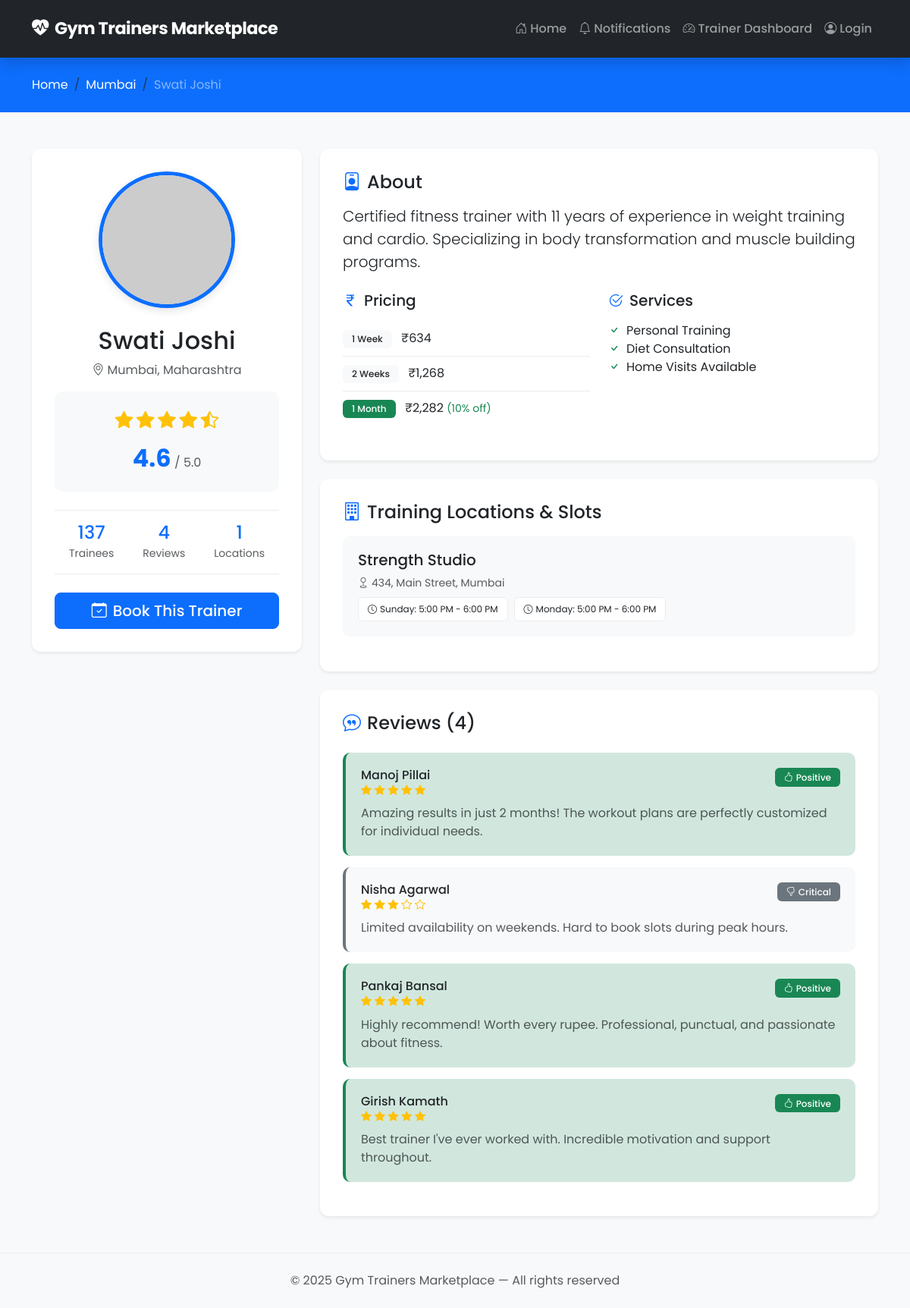
/trainer/1, run on the app's committed database.
### models.py (models this page shows)
class Trainer(db.Model):
    __tablename__ = 'trainers'
    id = db.Column(db.Integer, primary_key=True)
    name = db.Column(db.String(100), nullable=False)
    email = db.Column(db.String(100), nullable=False)
    phone = db.Column(db.String(20), nullable=False)
    photo_url = db.Column(db.String(255), default='')
    intro = db.Column(db.Text, nullable=False)
    rating = db.Column(db.Float, default=4.0)
    number_of_gymers = db.Column(db.Integer, default=0)
    base_week_price = db.Column(db.Integer, nullable=False)
    base_month_price = db.Column(db.Integer, nullable=False)
    home_service = db.Column(db.Boolean, default=False)
    state = db.Column(db.String(100), nullable=False)
    city = db.Column(db.String(100), nullable=False)
    passcode = db.Column(db.String(10), nullable=False)
    created_at = db.Column(db.DateTime, default=datetime.utcnow)
    gyms = db.relationship('Gym', backref='trainer', lazy=True, cascade='all, delete-orphan')
    reviews = db.relationship('Review', backref='trainer', lazy=True, cascade='all, delete-orphan')
    bookings = db.relationship('Booking', backref='trainer', lazy=True, cascade='all, delete-orphan')
    @property
    def is_top_pro(self):
        return self.rating >= 4.7
    def get_star_rating(self):
        rounded = round(self.rating * 2) / 2
        full_stars = int(rounded)
        half_star = rounded - full_stars >= 0.5
        empty_stars = 5 - full_stars - (1 if half_star else 0)
        return full_stars, half_star, empty_stars

class Gym(db.Model):
    __tablename__ = 'gyms'
    id = db.Column(db.Integer, primary_key=True)
    name = db.Column(db.String(100), nullable=False)
    address = db.Column(db.String(255), nullable=False)
    trainer_id = db.Column(db.Integer, db.ForeignKey('trainers.id'), nullable=False)
    slots = db.relationship('Slot', backref='gym', lazy=True, cascade='all, delete-orphan')

class Slot(db.Model):
    __tablename__ = 'slots'
    id = db.Column(db.Integer, primary_key=True)
    day = db.Column(db.String(20), nullable=False)
    start_time = db.Column(db.String(10), nullable=False)
    end_time = db.Column(db.String(10), nullable=False)
    gym_id = db.Column(db.Integer, db.ForeignKey('gyms.id'), nullable=False)

class Review(db.Model):
    __tablename__ = 'reviews'
    id = db.Column(db.Integer, primary_key=True)
    reviewer_name = db.Column(db.String(100), nullable=False)
    rating = db.Column(db.Integer, nullable=False)
    comment = db.Column(db.Text, nullable=False)
    is_positive = db.Column(db.Boolean, default=True)
    trainer_id = db.Column(db.Integer, db.ForeignKey('trainers.id'), nullable=False)
    created_at = db.Column(db.DateTime, default=datetime.utcnow)

### app.py (the view)
@app.route('/trainer/<int:trainer_id>')
def trainer_profile(trainer_id):
    trainer = Trainer.query.get_or_404(trainer_id)
    reviews = Review.query.filter_by(trainer_id=trainer_id).all()
    sorted_reviews = []
    positive = [r for r in reviews if r.is_positive]
    negative = [r for r in reviews if not r.is_positive]
    while positive or negative:
        if positive:
            sorted_reviews.append(positive.pop(0))
        if negative:
            sorted_reviews.append(negative.pop(0))
    booking = None
    if 'booking_id' in session:
        booking = Booking.query.get(session['booking_id'])
        if booking and booking.paid_status and booking.trainer_id == trainer_id:
            pass
        else:
            booking = None
    return render_template('trainer.html',
                         trainer=trainer,
                         reviews=sorted_reviews,
                         booking=booking)

### app.py (called while the page is built)
@app.template_filter('format_price')
def format_price(value):
    return f"₹{value:,}"

### templates/trainer.html (shortened to what this page needs)
{% extends "base.html" %}
{% block content %}
<section class="py-4 bg-primary text-white">
    <div class="container">
        <nav aria-label="breadcrumb">
            <ol class="breadcrumb mb-0">
                <li class="breadcrumb-item"><a href="{{ url_for('index') }}" class="text-white">Home</a></li>
                <li class="breadcrumb-item"><a href="{{ url_for('search', state=trainer.state, city=trainer.city) }}" class="text-white">{{ trainer.city }}</a></li>
                <li class="breadcrumb-item active text-white-50">{{ trainer.name }}</li>
            </ol>
        </nav>
    </div>
</section>
<section class="py-5">
    <div class="container">
        <div class="row">
            <div class="col-lg-4 mb-4">
                <div class="trainer-profile-card">
                    <div class="text-center mb-4">
                        <img src="{{ trainer.photo_url }}" alt="{{ trainer.name }}" class="trainer-profile-img">
                    </div>
                    <h2 class="text-center mb-2">{{ trainer.name }}</h2>
                    <p class="text-center text-muted mb-3">
                        <i class="bi bi-geo-alt me-1"></i>{{ trainer.city }}, {{ trainer.state }}
                    </p>
                    <div class="rating-display text-center mb-4">
                        <div class="rating-stars mb-2">
                            {% set stars = trainer.get_star_rating() %}
                            {% for i in range(stars[0]) %}
                            <i class="bi bi-star-fill text-warning fs-4"></i>
                            {% endfor %}
                            {% if stars[1] %}
                            <i class="bi bi-star-half text-warning fs-4"></i>
                            {% endif %}
                        </div>
                        <span class="rating-number">{{ trainer.rating }}</span>
                        <span class="text-muted">/ 5.0</span>
                    </div>
                    <div class="trainer-stats d-flex justify-content-around text-center mb-4">
                        <div>
                            <h4 class="mb-0 text-primary">{{ trainer.number_of_gymers }}</h4>
                            <small class="text-muted">Trainees</small>
                        </div>
                        <div>
                            <h4 class="mb-0 text-primary">{{ trainer.reviews|length }}</h4>
                            <small class="text-muted">Reviews</small>
                        </div>
                        <div>
                            <h4 class="mb-0 text-primary">{{ trainer.gyms|length }}</h4>
                            <small class="text-muted">Locations</small>
                        </div>
                    </div>
                    <a href="{{ url_for('book_trainer', trainer_id=trainer.id) }}" class="btn btn-primary btn-lg w-100">
                        <i class="bi bi-calendar-check me-2"></i>Book This Trainer
                    </a>
                </div>
            </div>
            <div class="col-lg-8">
                <div class="trainer-details-card mb-4">
                    <h4 class="mb-3"><i class="bi bi-person-badge me-2 text-primary"></i>About</h4>
                    <p class="lead">{{ trainer.intro }}</p>
                    <div class="row mt-4">
                        <div class="col-md-6">
                            <h5 class="mb-3"><i class="bi bi-currency-rupee me-2 text-primary"></i>Pricing</h5>
                            <ul class="list-unstyled pricing-list">
                                <li><span class="badge bg-light text-dark me-2">1 Week</span> {{ trainer.base_week_price|format_price }}</li>
                                <li><span class="badge bg-light text-dark me-2">2 Weeks</span> {{ (trainer.base_week_price * 2)|format_price }}</li>
                                <li><span class="badge bg-success me-2">1 Month</span> {{ (trainer.base_month_price * 0.9)|int|format_price }} <small class="text-success">(10% off)</small></li>
                            </ul>
                        </div>
                        <div class="col-md-6">
                            <h5 class="mb-3"><i class="bi bi-check2-circle me-2 text-primary"></i>Services</h5>
                            <ul class="list-unstyled">
                                <li><i class="bi bi-check text-success me-2"></i>Personal Training</li>
                                <li><i class="bi bi-check text-success me-2"></i>Diet Consultation</li>
                                {% if trainer.home_service %}
                                <li><i class="bi bi-check text-success me-2"></i>Home Visits Available</li>
                                {% endif %}
                            </ul>
                        </div>
                    </div>
                </div>
                <div class="trainer-details-card mb-4">
                    <h4 class="mb-3"><i class="bi bi-building me-2 text-primary"></i>Training Locations & Slots</h4>
                    {% for gym in trainer.gyms %}
                    <div class="gym-card mb-3">
                        <h5 class="mb-2">{{ gym.name }}</h5>
                        <p class="text-muted small mb-2"><i class="bi bi-geo me-1"></i>{{ gym.address }}</p>
                        <div class="slots-container">
                            {% for slot in gym.slots %}
                            <span class="slot-badge">
                                <i class="bi bi-clock me-1"></i>{{ slot.day }}: {{ slot.start_time }} - {{ slot.end_time }}
                            </span>
                            {% endfor %}
                        </div>
                    </div>
                    {% endfor %}
                </div>
                <div class="trainer-details-card">
                    <h4 class="mb-4"><i class="bi bi-chat-quote me-2 text-primary"></i>Reviews ({{ reviews|length }})</h4>
                    {% for review in reviews %}
                    <div class="review-card {% if review.is_positive %}review-positive{% else %}review-negative{% endif %}">
                        <div class="d-flex justify-content-between align-items-start mb-2">
                            <div>
                                <h6 class="mb-0">{{ review.reviewer_name }}</h6>
                                <div class="rating-stars small">
                                    {% for i in range(review.rating) %}
                                    <i class="bi bi-star-fill text-warning"></i>
                                    {% endfor %}
                                    {% for i in range(5 - review.rating) %}
                                    <i class="bi bi-star text-warning"></i>
                                    {% endfor %}
                                </div>
                            </div>
                            {% if review.is_positive %}
                            <span class="badge bg-success"><i class="bi bi-hand-thumbs-up me-1"></i>Positive</span>
                            {% else %}
                            <span class="badge bg-secondary"><i class="bi bi-hand-thumbs-down me-1"></i>Critical</span>
                            {% endif %}
                        </div>
                        <p class="mb-0 text-muted">{{ review.comment }}</p>
                    </div>
                    {% endfor %}
                </div>
            </div>
        </div>
    </div>
</section>
{% endblock %}

### static/style.css (style rules this page uses)
:root { --primary-color: #0D6EFD; --primary-dark: #0956d0; --secondary-color: #6c757d; --success-color: #198754; --warning-color: #ffc107; --danger-color: #dc3545; --light-bg: #f8f9fa; --dark-bg: #212529; --white: #ffffff; --shadow-sm: 0 2px 4px rgba(0,0,0,0.08); --shadow-md: 0 4px 12px rgba(0,0,0,0.1); --shadow-lg: 0 8px 24px rgba(0,0,0,0.12); --border-radius: 12px; --transition: all 0.3s ease; }
* { font-family: 'Poppins', sans-serif; }
body { background-color: var(--light-bg); min-height: 100vh; display: flex; flex-direction: column; }
.rating-stars { color: var(--warning-color); }
.trainer-profile-card { background: var(--white); border-radius: var(--border-radius); padding: 30px; box-shadow: var(--shadow-sm); text-align: center; }
.trainer-profile-img { width: 180px; height: 180px; border-radius: 50%; object-fit: cover; border: 5px solid var(--primary-color); box-shadow: var(--shadow-md); }
.rating-display { background: var(--light-bg); padding: 20px; border-radius: 10px; }
.rating-number { font-size: 2rem; font-weight: 700; color: var(--primary-color); }
.trainer-stats { border-top: 1px solid #e9ecef; border-bottom: 1px solid #e9ecef; padding: 15px 0; }
.trainer-details-card { background: var(--white); border-radius: var(--border-radius); padding: 30px; box-shadow: var(--shadow-sm); }
.pricing-list li { padding: 10px 0; border-bottom: 1px solid #e9ecef; }
.pricing-list li:last-child { border-bottom: none; }
.gym-card { background: var(--light-bg); padding: 20px; border-radius: 10px; }
.slots-container { display: flex; flex-wrap: wrap; gap: 8px; }
.slot-badge { background: var(--white); padding: 6px 12px; border-radius: 6px; font-size: 12px; border: 1px solid #e9ecef; }
.review-card { padding: 20px; border-radius: 10px; margin-bottom: 15px; }
.review-positive { background: #d1e7dd; border-left: 4px solid var(--success-color); }
.review-negative { background: #f8f9fa; border-left: 4px solid var(--secondary-color); }
.btn-primary { background: var(--primary-color); border-color: var(--primary-color); font-weight: 500; transition: var(--transition); }
.badge { font-weight: 500; padding: 6px 12px; }
.breadcrumb-item a { text-decoration: none; }

### data on the page
Trainer: city "Mumbai", name "Swati Joshi", state "Maharashtra", rating "4.6", number_of_gymers "137", intro "Certified fitness trainer with 11 years of experience in weight training and cardio. Specializing in body transformation and muscle building programs.", base_week_price "₹634", (trainer.base_week_price*2)|format_price "₹1,268", (trainer.base_month_price*0.9)|int|format_price "₹2,282"
Gym: name "Strength Studio", address "434, Main Street, Mumbai"
Slot: day "Sunday", start_time "5:00 PM", end_time "6:00 PM"
Slot: day "Monday", start_time "5:00 PM", end_time "6:00 PM"
Review: reviewer_name "Manoj Pillai", rating 5 (drawn), is_positive True (drawn), comment "Amazing results in just 2 months! The workout plans are perfectly customized for individual needs."
Review: reviewer_name "Nisha Agarwal", rating 3 (drawn), is_positive False (drawn), comment "Limited availability on weekends. Hard to book slots during peak hours."
Review: reviewer_name "Pankaj Bansal", rating 5 (drawn), is_positive True (drawn), comment "Highly recommend! Worth every rupee. Professional, punctual, and passionate about fitness."
Review: reviewer_name "Girish Kamath", rating 5 (drawn), is_positive True (drawn), comment "Best trainer I've ever worked with. Incredible motivation and support throughout."

### other printed values
{{ trainer.reviews|length }} "4"
{{ trainer.gyms|length }} "1"
{{ reviews|length }} "4"
